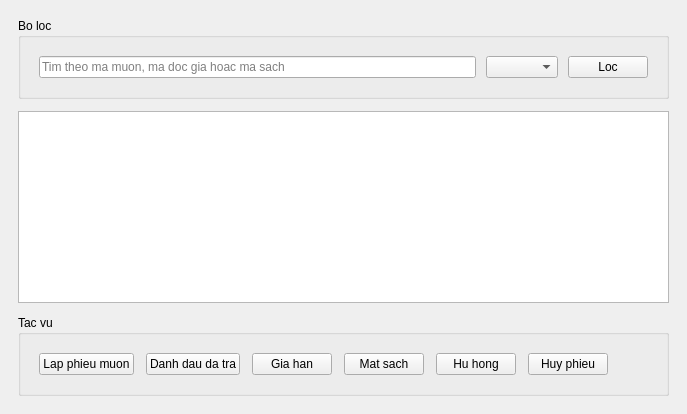
      <widget class="QWidget" name="loansTab">
       <attribute name="title">
        <string>Muon tra</string>
       </attribute>
       <layout class="QVBoxLayout" name="loansTabLayout">
        <property name="spacing">
         <number>12</number>
        </property>
        <property name="leftMargin">
         <number>18</number>
        </property>
        <property name="topMargin">
         <number>18</number>
        </property>
        <property name="rightMargin">
         <number>18</number>
        </property>
        <property name="bottomMargin">
         <number>18</number>
        </property>
        <item>
         <widget class="QGroupBox" name="loansFilterGroup">
          <property name="title">
           <string>Bo loc</string>
          </property>
          <layout class="QGridLayout" name="loansFilterLayout">
           <property name="leftMargin">
            <number>18</number>
           </property>
           <property name="topMargin">
            <number>18</number>
           </property>
           <property name="rightMargin">
            <number>18</number>
           </property>
           <property name="bottomMargin">
            <number>18</number>
           </property>
           <property name="spacing">
            <number>10</number>
           </property>
           <item row="0" column="0">
            <widget class="QLineEdit" name="loanSearchEdit">
             <property name="placeholderText">
              <string>Tim theo ma muon, ma doc gia hoac ma sach</string>
             </property>
            </widget>
           </item>
           <item row="0" column="1">
            <widget class="QComboBox" name="loanStatusFilter" />
           </item>
           <item row="0" column="2">
            <widget class="QPushButton" name="loanFilterButton">
             <property name="text">
              <string>Loc</string>
             </property>
            </widget>
           </item>
          </layout>
         </widget>
        </item>
        <item>
         <widget class="QListWidget" name="loansList" />
        </item>
        <item>
         <widget class="QGroupBox" name="loansActionsGroup">
          <property name="title">
           <string>Tac vu</string>
          </property>
          <layout class="QHBoxLayout" name="loansActionsLayout">
           <property name="spacing">
            <number>12</number>
           </property>
           <property name="leftMargin">
            <number>18</number>
           </property>
           <property name="topMargin">
            <number>18</number>
           </property>
           <property name="rightMargin">
            <number>18</number>
           </property>
           <property name="bottomMargin">
            <number>18</number>
           </property>
           <item>
            <widget class="QPushButton" name="newLoanButton">
             <property name="text">
              <string>Lap phieu muon</string>
             </property>
            </widget>
           </item>
           <item>
            <widget class="QPushButton" name="returnLoanButton">
             <property name="text">
              <string>Danh dau da tra</string>
             </property>
            </widget>
           </item>
           <item>
            <widget class="QPushButton" name="extendLoanButton">
             <property name="text">
              <string>Gia han</string>
             </property>
            </widget>
           </item>
           <item>
            <widget class="QPushButton" name="lostLoanButton">
             <property name="text">
              <string>Mat sach</string>
             </property>
            </widget>
           </item>
           <item>
            <widget class="QPushButton" name="damageLoanButton">
             <property name="text">
              <string>Hu hong</string>
             </property>
            </widget>
           </item>
           <item>
            <widget class="QPushButton" name="deleteLoanButton">
             <property name="text">
              <string>Huy phieu</string>
             </property>
            </widget>
           </item>
           <item>
            <spacer name="loansActionsSpacer">
             <property name="orientation">
              <enum>Qt::Orientation::Horizontal</enum>
             </property>
             <property name="sizeHint" stdset="0">
              <size>
               <width>40</width>
               <height>20</height>
              </size>
             </property>
            </spacer>
           </item>
          </layout>
         </widget>
        </item>
       </layout>
      </widget>
